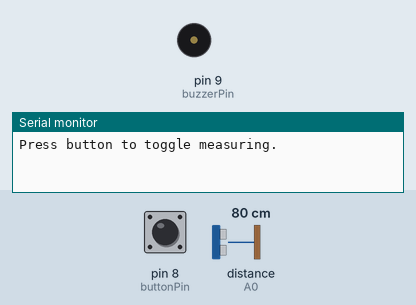
This sketch was run on a simulated Arduino Uno, built with avr-gcc and run on an emulated ATmega328P. Shown: buzzer (waves = sounding), the last lines printed to the serial monitor. Inputs (shaded band) come from the test bench; at power-on: pin 8 (buttonPin) HIGH, distance to the obstacle (sensor on A0) 80 cm. The echo pulse lasts 58.3 µs per cm.

Above: at 1.2 s.
1.3 s: pin 8 (buttonPin) pulled LOW for 0.15 s
At 1.45 s:
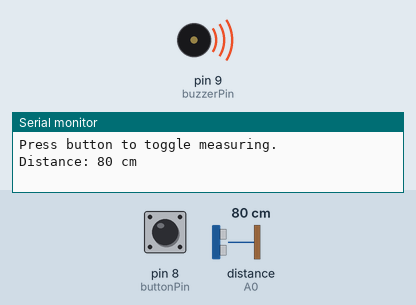
Timing chart, 0 to 4.3 s (numbered marks = the images above; inputs shaded):
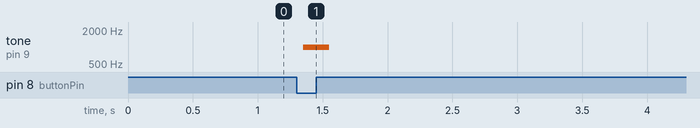

The sketch:

ultrasonic_toggle.ino
```cpp
// Button toggles measuring mode, buzzer beeps 1x (on) or 2x (off).
// Uses one pin (A0) as both TRIG and ECHO in Tinkercad.

const int buttonPin = 8;   // button (INPUT_PULLUP)
const int buzzerPin = 9;   // buzzer
const int sensorPin = A0;  // HC-SR04 on one pin (TRIG+ECHO)

bool isActive = false;
bool lastReading = HIGH;
bool stableState = HIGH;
unsigned long lastDebounceTime = 0;
const unsigned long debounceDelay = 50;

void beepOn() {
  tone(buzzerPin, 1000, 200);
}

void beepOff() {
  tone(buzzerPin, 1000, 200);
  delay(200);
  tone(buzzerPin, 1000, 200);
}

long readDistance() {
  // trigger pulse
  pinMode(sensorPin, OUTPUT);
  digitalWrite(sensorPin, LOW);
  delayMicroseconds(2);
  digitalWrite(sensorPin, HIGH);
  delayMicroseconds(10);
  digitalWrite(sensorPin, LOW);

  // switch to input to listen for echo
  pinMode(sensorPin, INPUT);
  long duration = pulseIn(sensorPin, HIGH, 30000); // 30ms timeout
  pinMode(sensorPin, OUTPUT);

  if (duration == 0) return -1; // timeout
  return duration * 0.0344 / 2; // cm
}

void setup() {
  pinMode(buttonPin, INPUT_PULLUP);
  pinMode(buzzerPin, OUTPUT);
  pinMode(sensorPin, OUTPUT);
  digitalWrite(sensorPin, LOW);

  Serial.begin(9600);
  Serial.println("Press button to toggle measuring.");
}

void loop() {
  bool reading = digitalRead(buttonPin);

  if (reading != lastReading) {
    lastDebounceTime = millis();
  }
  if ((millis() - lastDebounceTime) > debounceDelay) {
    if (reading != stableState) {
      stableState = reading;
      // Falling edge
      if (stableState == LOW) {
        isActive = !isActive;
        if (isActive) beepOn(); else beepOff();
      }
    }
  }
  lastReading = reading;

  if (isActive) {
    long cm = readDistance();
    if (cm < 0) {
      Serial.println("Distance: out of range / timeout");
    } else {
      Serial.print("Distance: ");
      Serial.print(cm);
      Serial.println(" cm");
    }
    delay(2000);
  }
}
```

Measured:
- after the input at 1.3 s, tone on pin 9 (buzzerPin): silent → 1000 Hz after 0.05 s, → silent 0.20 s later
